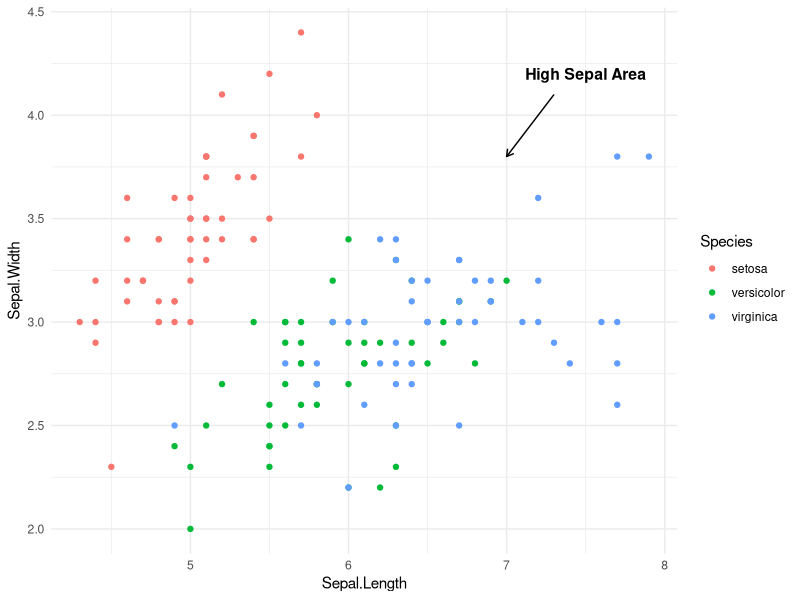

The R source for this figure:
# Write R code to add annotations (text and arrows) to a ggplot plot.

# Load ggplot2
library(ggplot2)

# Create the base plot
p <- ggplot(iris, aes(x = Sepal.Length, y = Sepal.Width, color = Species)) +
  geom_point() +
  theme_minimal()

# Add text and arrow annotations
p +
  annotate("text", x = 7.5, y = 4.2, label = "High Sepal Area", color = "black", size = 4, fontface = "bold") +
  annotate("segment", 
           x = 7.3, xend = 7, 
           y = 4.1, yend = 3.8,
           arrow = arrow(length = unit(0.2, "cm")), 
           color = "black")
